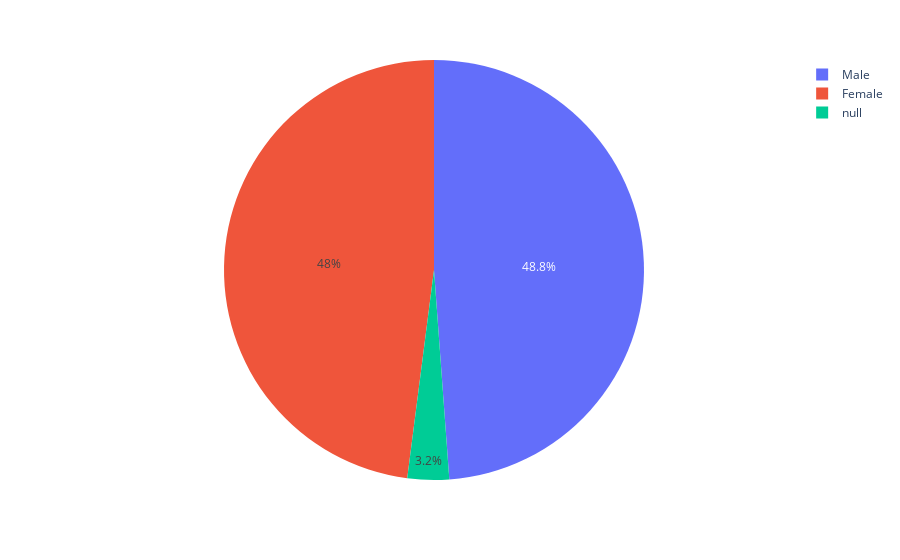

The notebook cell this image was saved under:
### Code cell
fig = px.pie(
    penguins, 
    
    names='sex'
)
fig.show()

### Figure 1 — Plotly figure (JSON) as saved in the notebook; plotly's stock layout.template omitted (floating-point values rounded to 4 significant figures; data arrays with more than 128 entries replaced by an {"elided": "..."} marker saying what was removed)
{"data": [{"domain": {"x": [0, 1], "y": [0, 1]}, "hovertemplate": "sex=%{label}<extra></extra>", "labels": {"elided": "344 str values"}, "legendgroup": "", "name": "", "showlegend": true, "type": "pie"}], "layout": {"legend": {"tracegroupgap": 0}, "margin": {"t": 60}}}
